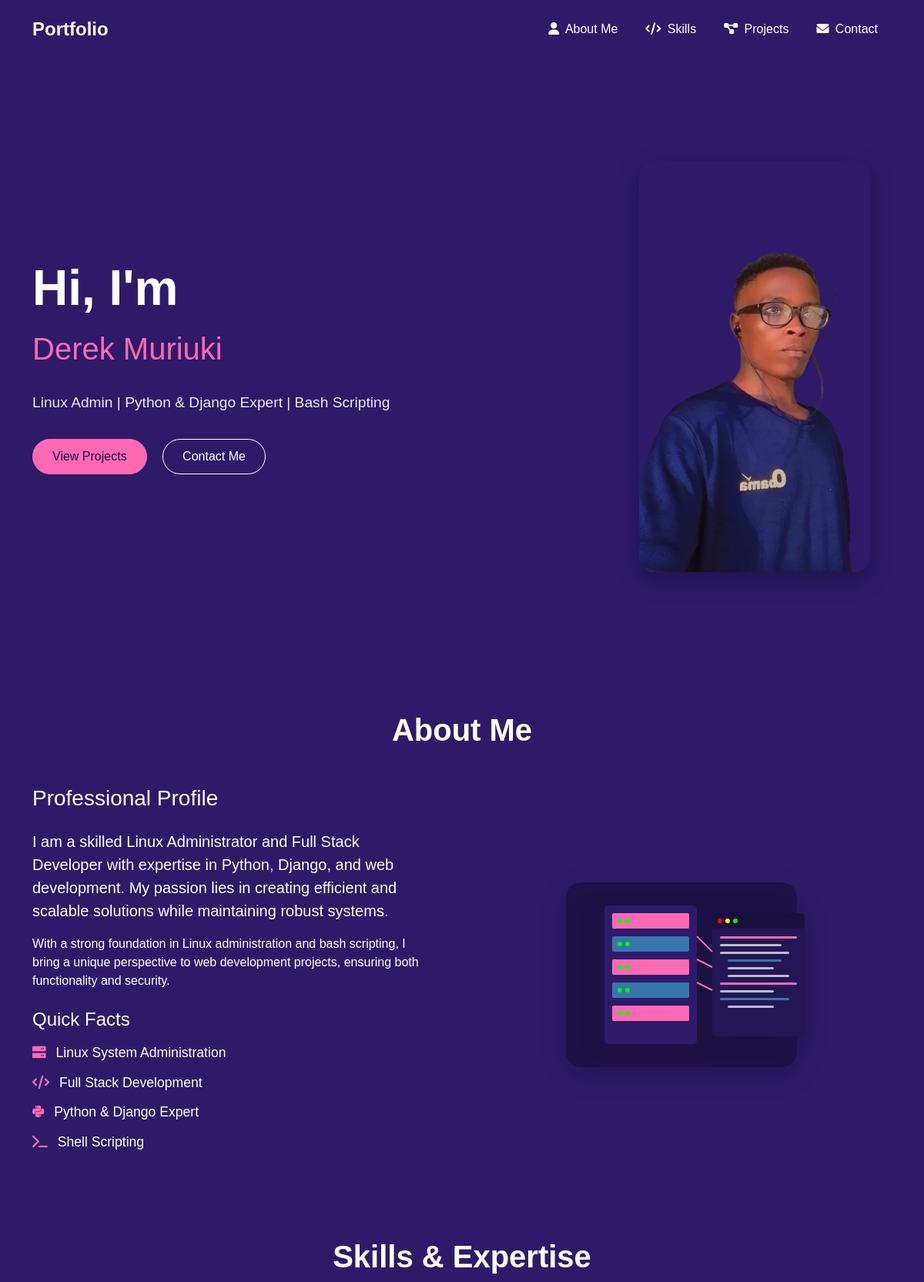
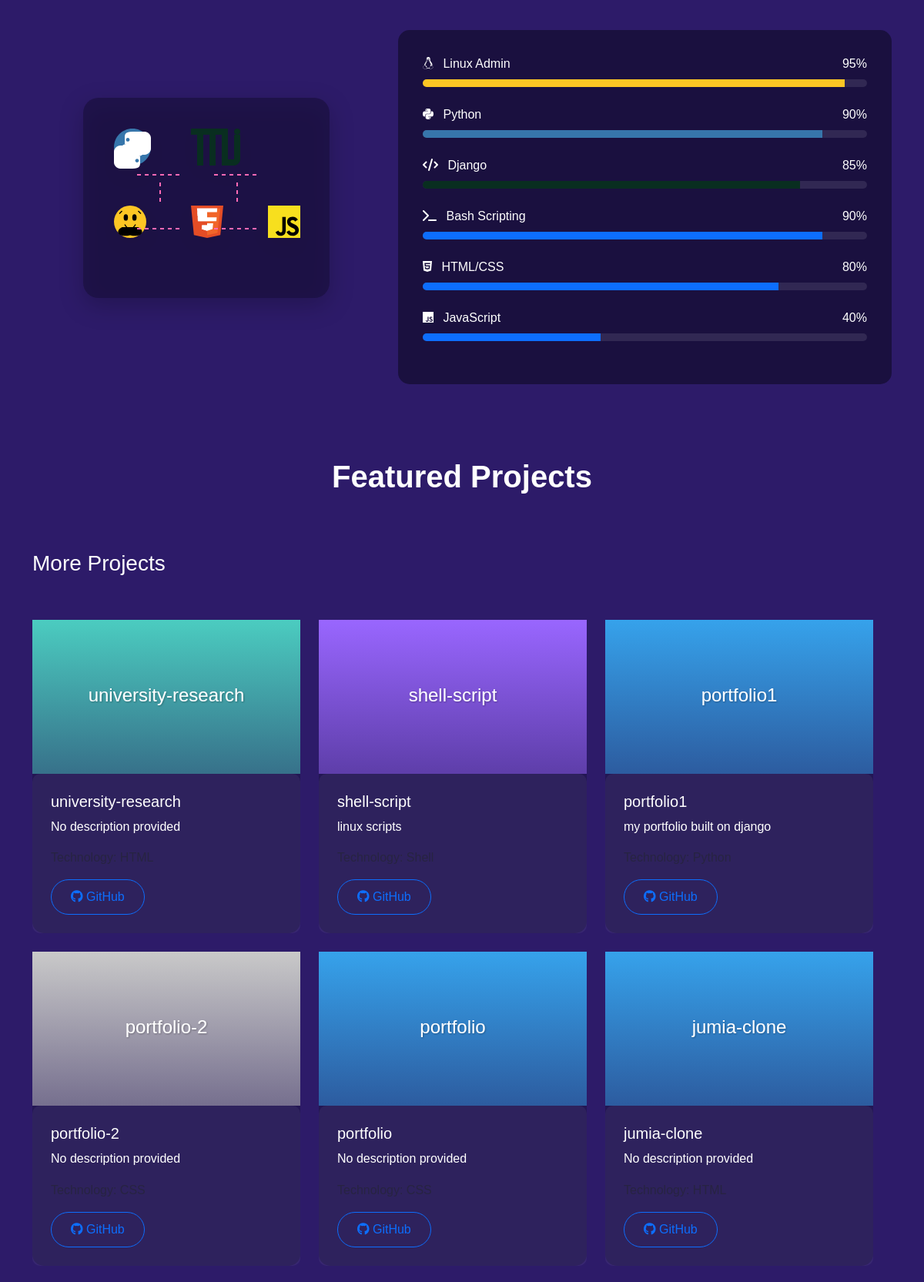
The page / (upper part) on the database its author committed (2 pictures, top to bottom).
### core/models.py (models this page shows, shortened)
class Skill(models.Model):
    name = models.CharField(max_length=100)
    description = models.TextField()
    icon = models.CharField(max_length=50)  # For FontAwesome icons
    proficiency = models.IntegerField(default=0)  # 0-100

class Project(models.Model):
    title = models.CharField(max_length=200)
    description = models.TextField()
    technology = models.CharField(max_length=200)
    image = models.FileField(upload_to='projects/', blank=True, null=True, help_text='Project image or SVG file')
    url = models.URLField(blank=True, help_text='Live project URL if available')
    github_url = models.URLField(blank=True, help_text='GitHub repository URL')
    stars = models.IntegerField(default=0, blank=True, help_text='Number of GitHub stars')
    forks = models.IntegerField(default=0, blank=True, help_text='Number of GitHub forks')
    is_featured = models.BooleanField(default=False, help_text='Feature this project on the homepage')
    pinned = models.BooleanField(default=False, help_text='Pin this project to the featured section')
    created_at = models.DateTimeField(auto_now_add=True)
    updated_at = models.DateTimeField(auto_now=True)
    def get_image_url(self):
        if self.image and hasattr(self.image, 'url'):
            rel_path = str(self.image)
            rel_path = rel_path.replace('media/', '').lstrip('/')
            return f'/media/{rel_path}'
        return ''
    class Meta:
        ordering = ['-is_featured', '-created_at']

### core/views.py (the view)
# urls.py: path('', views.home, name='home'),
def home(request):
    featured_projects = Project.objects.filter(is_featured=True).order_by('-created_at')
    other_projects = Project.objects.filter(is_featured=False).order_by('-created_at')
    skills = Skill.objects.all()
    context = {
        'featured_projects': featured_projects,
        'other_projects': other_projects,
        'skills': skills,
    }
    return render(request, 'core/home.html', context)

### core/templates/core/home.html (shortened to what this page needs)
{% extends 'core/base.html' %}
{% block content %}
<section id="hero">
    <div class="container">
        <div class="row align-items-center">
            <div class="col-lg-8 hero-content">
                <h1 class="hero-title">Hi, I'm</h1>
                <h2 class="hero-subtitle">Derek Muriuki</h2>
                <p class="hero-description">Linux Admin | Python & Django Expert | Bash Scripting</p>
                <div class="hero-buttons">
                    <a href="#projects" class="btn btn-primary me-3">View Projects</a>
                    <a href="#contact" class="btn btn-outline-light">Contact Me</a>
                </div>
            </div>
            <div class="col-lg-4 text-center">
                <img src="/static/images/deemee.png" alt="Profile Avatar" class="img-fluid hero-avatar">
            </div>
        </div>
    </div>
</section>
<section id="about" class="py-5">
    <div class="container">
        <h2 class="section-title">About Me</h2>
        <div class="row align-items-center">
            <div class="col-lg-6">
                <div class="about-content">
                    <h3 class="mb-4">Professional Profile</h3>
                    <p class="lead">I am a skilled Linux Administrator and Full Stack Developer with expertise in Python, Django, and web development. My passion lies in creating efficient and scalable solutions while maintaining robust systems.</p>
                    <p>With a strong foundation in Linux administration and bash scripting, I bring a unique perspective to web development projects, ensuring both functionality and security.</p>
                    <div class="mt-4">
                        <h4 class="mb-3">Quick Facts</h4>
                        <ul class="list-unstyled quick-facts">
                            <li><i class="fas fa-server me-2"></i> Linux System Administration</li>
                            <li><i class="fas fa-code me-2"></i> Full Stack Development</li>
                            <li><i class="fab fa-python me-2"></i> Python & Django Expert</li>
                            <li><i class="fas fa-terminal me-2"></i> Shell Scripting</li>
                        </ul>
                    </div>
                </div>
            </div>
            <div class="col-lg-6 text-center">
                <div class="about-illustration">
                    <img src="/static/images/about-illustration.svg" alt="About Illustration" class="img-fluid">
                </div>
            </div>
        </div>
    </div>
</section>
<section id="skills" class="py-5">
    <div class="container">
        <h2 class="section-title">Skills & Expertise</h2>
        <div class="row align-items-center">
            <div class="col-lg-5 mb-4 mb-lg-0">
                <div class="skills-illustration">
                    <img src="/static/images/skills-illustration.svg" alt="Skills Illustration" class="img-fluid">
                </div>
            </div>
            <div class="col-lg-7">
                <div class="skills-container">
                    {% for skill in skills %}
                    <div class="skill-item">
                        <div class="d-flex justify-content-between">
                            <span class="skill-name"><i class="{{ skill.icon }} me-2"></i> {{ skill.name }}</span>
                            <span class="skill-percentage">{{ skill.proficiency }}%</span>
                        </div>
                        <div class="progress">
                            <div class="progress-bar {{ skill.name|lower }}" role="progressbar" style="width: {{ skill.proficiency }}%" aria-valuenow="{{ skill.proficiency }}" aria-valuemin="0" aria-valuemax="100"></div>
                        </div>
                    </div>
                    {% endfor %}
                </div>
            </div>
        </div>
    </div>
</section>
<section id="projects" class="py-5">
    <div class="container">
        <h2 class="section-title">Featured Projects</h2>
        <div class="row mt-5">
            <div class="col-12">
                <h3 class="section-subtitle">More Projects</h3>
            </div>
            <div class="row g-4">
                {% for project in other_projects %}
                    <div class="col-md-6 col-lg-4">
                        <div class="card" style="background-color: var(--card-bg); border: none; border-radius: 15px; color: var(--text-color);">
                            {% if project.image %}
                                <div class="card-img-top" style="height: 200px;">
                                    <object data="{{ project.get_image_url }}" type="image/svg+xml" style="width: 100%; height: 100%;">
                                        <img src="{{ project.get_image_url }}" alt="{{ project.title }}" style="width: 100%; height: 100%; object-fit: cover;" />
                                    </object>
                                </div>
                            {% else %}
                                <div class="card-img-top bg-light" style="height: 200px; display: flex; align-items: center; justify-content: center;">
                                    <i class="fas fa-code fa-3x text-muted"></i>
                                </div>
                            {% endif %}
                            <div class="card-body p-4" style="background-color: rgba(255, 255, 255, 0.05); border-radius: 10px;">
                                <h5 class="card-title">{{ project.title }}</h5>
                                <p class="card-text" style="color: var(--text-color); font-size: 1rem; line-height: 1.6;">{{ project.description }}</p>
                                <p class="text-muted" style="color: var(--text-color); opacity: 0.7;">Technology: {{ project.technology }}</p>
                                <div class="d-flex justify-content-between mt-3">
                                    {% if project.github_url %}
                                        <a href="{{ project.github_url }}" class="btn btn-outline-primary" target="_blank">
                                            <i class="fab fa-github"></i> GitHub
                                        </a>
                                    {% endif %}
                                </div>
                            </div>
                        </div>
                    </div>
                {% endfor %}
            </div>
        </div>
    </div>
</section>
{% endblock %}

### core/templates/core/base.html (shortened to what this page needs)
<!DOCTYPE html>
<html lang="en">
<head>
    <link href="https://cdn.jsdelivr.net/npm/bootstrap@5.3.0/dist/css/bootstrap.min.css" rel="stylesheet">
    <link rel="stylesheet" href="https://cdnjs.cloudflare.com/ajax/libs/font-awesome/6.0.0/css/all.min.css">
    <link rel="stylesheet" href="/static/css/style.css">
</head>
<body>
    <nav class="navbar navbar-expand-lg fixed-top">
        <div class="container">
            <a class="navbar-brand" href="{% url 'home' %}">Portfolio</a>
            <div class="collapse navbar-collapse" id="navbarNav">
                <ul class="navbar-nav ms-auto">
                    <li class="nav-item">
                        <a class="nav-link" href="#about"><i class="fas fa-user me-1"></i> About Me</a>
                    </li>
                    <li class="nav-item">
                        <a class="nav-link" href="#skills"><i class="fas fa-code me-1"></i> Skills</a>
                    </li>
                    <li class="nav-item">
                        <a class="nav-link" href="#projects"><i class="fas fa-project-diagram me-1"></i> Projects</a>
                    </li>
                    <li class="nav-item">
                        <a class="nav-link" href="#contact"><i class="fas fa-envelope me-1"></i> Contact</a>
                    </li>
                </ul>
            </div>
        </div>
    </nav>
    {% block content %}
    {% endblock %}
</body>
</html>

### static/css/style.css (style rules this page uses)
:root { --primary-color: #2d1b69; --secondary-color: #ff69b4; --text-color: #ffffff; --dark-bg: #1a103f; --card-bg: #231654; }
body { background-color: var(--primary-color); color: var(--text-color); font-family: 'Poppins', sans-serif; padding-top: 76px; }
.section-title { font-size: 2.5rem; font-weight: 700; margin-bottom: 3rem; color: var(--text-color); text-align: center; }
#hero { background-color: var(--primary-color); min-height: 100vh; display: flex; align-items: center; position: relative; overflow: hidden; padding: 100px 0; }
.hero-avatar { max-width: 300px; border-radius: 20px; box-shadow: 0 10px 30px rgba(0, 0, 0, 0.3); animation: float 3s ease-in-out infinite; }
.hero-content { position: relative; z-index: 2; }
.hero-title { font-size: 4rem; font-weight: 700; margin-bottom: 1rem; color: var(--text-color); }
.hero-subtitle { color: var(--secondary-color); font-size: 2.5rem; margin-bottom: 2rem; }
.hero-description { font-size: 1.2rem; margin-bottom: 2rem; opacity: 0.9; }
.hero-buttons { margin-top: 2rem; }
.navbar { background-color: var(--primary-color); padding: 15px 0; transition: all 0.3s; }
.navbar-brand { color: white; font-weight: 700; font-size: 1.5rem; }
.navbar-nav .nav-item { margin: 0 10px; }
.navbar-nav .nav-link { color: white; font-weight: 500; position: relative; padding: 5px 0; }
.navbar-nav .nav-link::after { content: ''; position: absolute; width: 0; height: 2px; bottom: 0; left: 0; background-color: var(--secondary-color); transition: width 0.3s; }
.skills-container { background-color: var(--dark-bg); border-radius: 15px; padding: 2rem; }
.skill-item { margin-bottom: 1.5rem; }
.skill-name { color: var(--text-color); margin-bottom: 0.5rem; font-weight: 500; }
.progress { height: 10px; background-color: rgba(255, 255, 255, 0.1); border-radius: 5px; overflow: hidden; }
.progress-bar { transition: width 1.5s ease-in-out; }
.progress-bar.python { background-color: #3776AB; }
.progress-bar.linux { background-color: #FCC624; }
.progress-bar.django { background-color: #092E20; }
.card-img-top { height: 200px; object-fit: cover; }
.btn { padding: 10px 25px; border-radius: 30px; font-weight: 500; transition: all 0.3s; }
.btn-primary { background-color: var(--secondary-color); border-color: var(--secondary-color); color: var(--dark-bg); }
.btn-outline-light { color: white; border-color: white; }
.about-content { padding-right: 2rem; }
.about-illustration { animation: float 3s ease-in-out infinite; filter: drop-shadow(0 10px 15px rgba(0, 0, 0, 0.3)); }
.quick-facts li { margin-bottom: 0.75rem; font-size: 1.1rem; }
.quick-facts li i { color: var(--secondary-color); }
.skills-illustration { text-align: center; margin-bottom: 1.5rem; filter: drop-shadow(0 10px 15px rgba(0, 0, 0, 0.3)); animation: pulse 3s ease-in-out infinite; }
.card, .progress-bar, .about-content, .skills-container { animation: fadeIn 1s ease-out; }

### rows shown on the page
Skill: name "Linux Admin", proficiency "95"
Skill: name "Python", proficiency "90"
Skill: name "Django", proficiency "85"
Skill: name "Bash Scripting", proficiency "90"
Skill: name "HTML/CSS", proficiency "80"
Skill: name "JavaScript", proficiency "40"
Project: get_image_url (picture), title "university-research", description "No description provided"
Project: get_image_url (picture), title "shell-script", description "linux scripts"
Project: get_image_url (picture), title "portfolio1", description "my portfolio built on django"
Project: get_image_url (picture), title "portfolio-2", description "No description provided"
Project: get_image_url (picture), title "portfolio", description "No description provided"
Project: get_image_url (picture), title "jumia-clone", description "No description provided"
